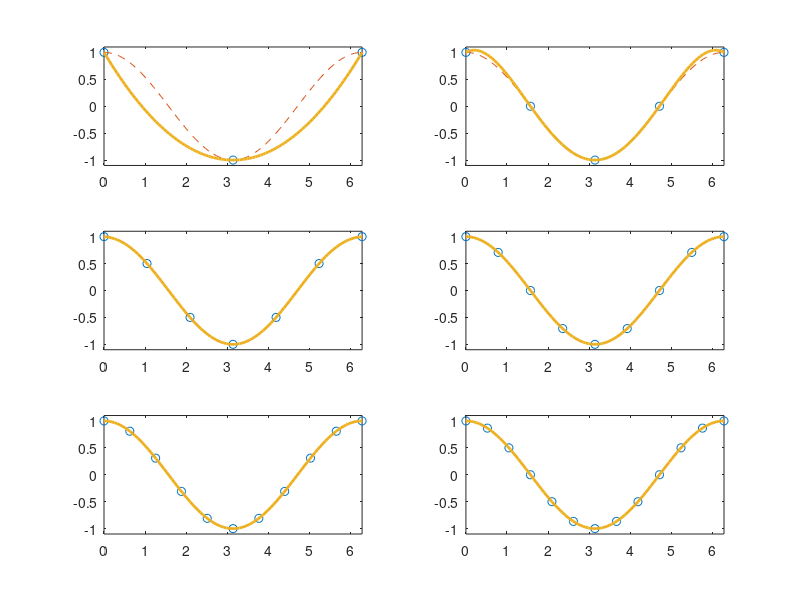

The MATLAB script that drew this image:
xmin = 0; xmax = 2*pi;
fun = @(x) cos(x);

xx = linspace(xmin,xmax,100);
ye = fun(xx);

for i=1:6
   N=2*i;
   subplot(3,2,i)
   x=linspace(xmin,xmax,N+1);
   y=fun(x);
   P=polyfit(x,y,N);
   yy=polyval(P,xx);
   plot(x,y,'o',xx,ye,'--',xx,yy,'LineWidth',2);
   axis([xmin xmax -1.1 +1.1])
end

%print -dpdf polintgood.pdf
